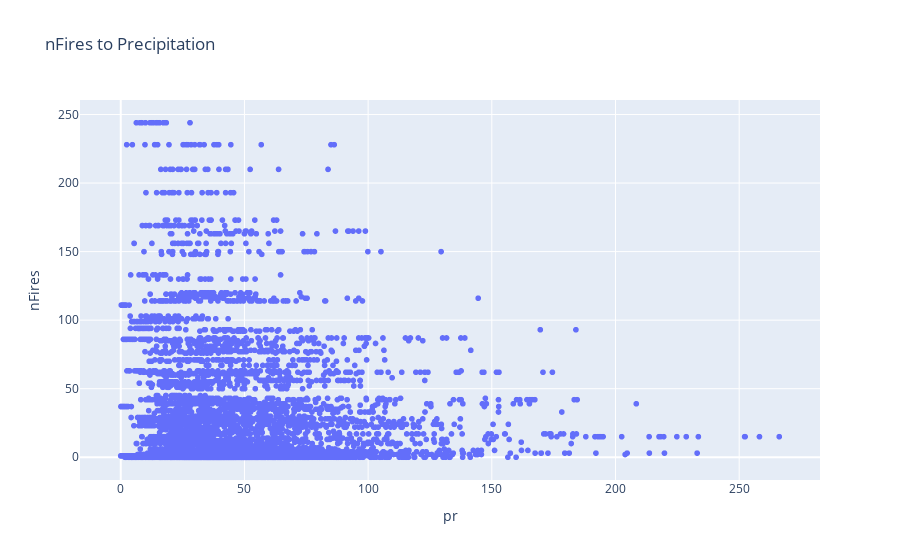
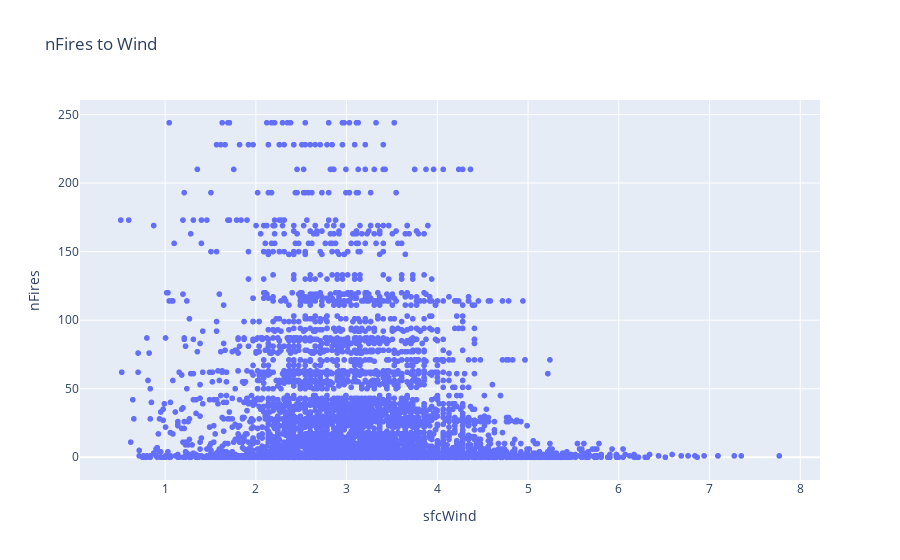
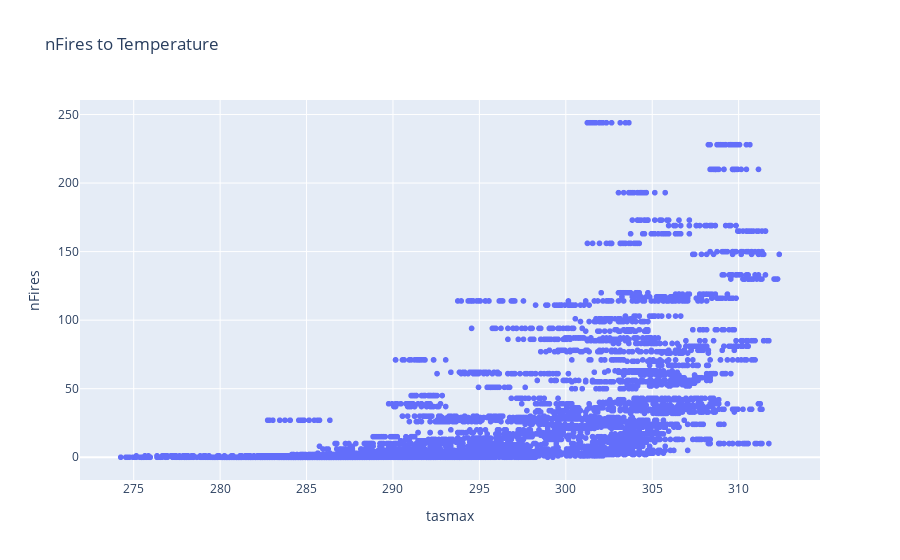

The notebook cell these images were saved under, in order:
### Code cell
fig1 = pl.scatter(data, x="pr", y="nFires", title="nFires to Precipitation")
fig2 = pl.scatter(data, x="sfcWind", y="nFires", title="nFires to Wind")
fig3 = pl.scatter(data, x="tasmax", y="nFires", title="nFires to Temperature")

fig1.show()
fig2.show()
fig3.show()

### Figure 1 — Plotly figure (JSON) as saved in the notebook; plotly's stock layout.template omitted (floating-point values rounded to 4 significant figures; data arrays with more than 128 entries replaced by an {"elided": "..."} marker saying what was removed)
{"data": [{"hovertemplate": "pr=%{x}<br>nFires=%{y}<extra></extra>", "legendgroup": "", "marker": {"color": "#636efa", "symbol": "circle"}, "mode": "markers", "name": "", "showlegend": false, "type": "scattergl", "x": {"elided": "6390 float values"}, "xaxis": "x", "y": {"elided": "6390 int values"}, "yaxis": "y"}], "layout": {"legend": {"tracegroupgap": 0}, "title": {"text": "nFires to Precipitation"}, "xaxis": {"anchor": "y", "domain": [0, 1], "title": {"text": "pr"}}, "yaxis": {"anchor": "x", "domain": [0, 1], "title": {"text": "nFires"}}}}

### Figure 2 — Plotly figure (JSON) as saved in the notebook; plotly's stock layout.template omitted (floating-point values rounded to 4 significant figures; data arrays with more than 128 entries replaced by an {"elided": "..."} marker saying what was removed)
{"data": [{"hovertemplate": "sfcWind=%{x}<br>nFires=%{y}<extra></extra>", "legendgroup": "", "marker": {"color": "#636efa", "symbol": "circle"}, "mode": "markers", "name": "", "showlegend": false, "type": "scattergl", "x": {"elided": "6390 float values"}, "xaxis": "x", "y": {"elided": "6390 int values"}, "yaxis": "y"}], "layout": {"legend": {"tracegroupgap": 0}, "title": {"text": "nFires to Wind"}, "xaxis": {"anchor": "y", "domain": [0, 1], "title": {"text": "sfcWind"}}, "yaxis": {"anchor": "x", "domain": [0, 1], "title": {"text": "nFires"}}}}

### Figure 3 — Plotly figure (JSON) as saved in the notebook; plotly's stock layout.template omitted (floating-point values rounded to 4 significant figures; data arrays with more than 128 entries replaced by an {"elided": "..."} marker saying what was removed)
{"data": [{"hovertemplate": "tasmax=%{x}<br>nFires=%{y}<extra></extra>", "legendgroup": "", "marker": {"color": "#636efa", "symbol": "circle"}, "mode": "markers", "name": "", "showlegend": false, "type": "scattergl", "x": {"elided": "6390 float values"}, "xaxis": "x", "y": {"elided": "6390 int values"}, "yaxis": "y"}], "layout": {"legend": {"tracegroupgap": 0}, "title": {"text": "nFires to Temperature"}, "xaxis": {"anchor": "y", "domain": [0, 1], "title": {"text": "tasmax"}}, "yaxis": {"anchor": "x", "domain": [0, 1], "title": {"text": "nFires"}}}}
